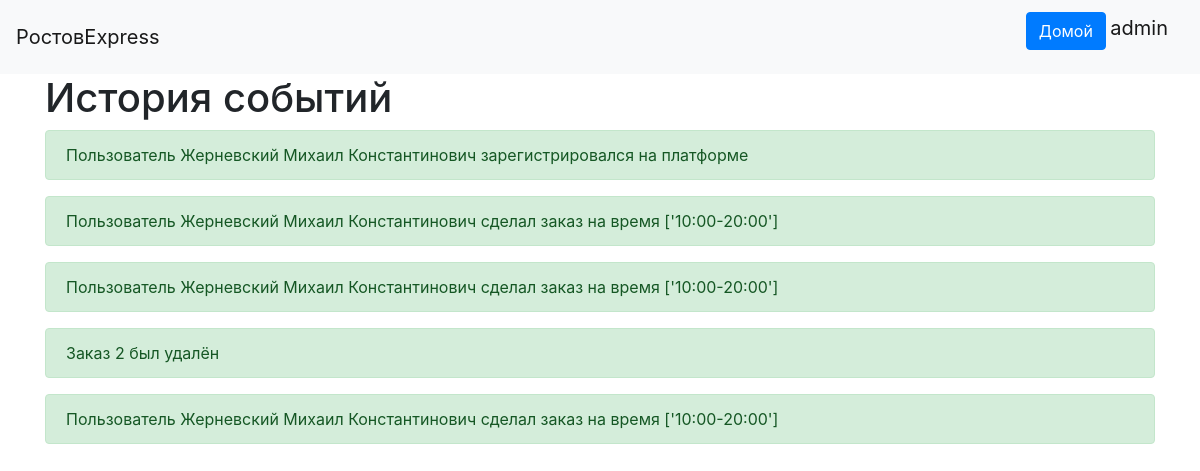
Page /history (signed in) on the earlier database version.
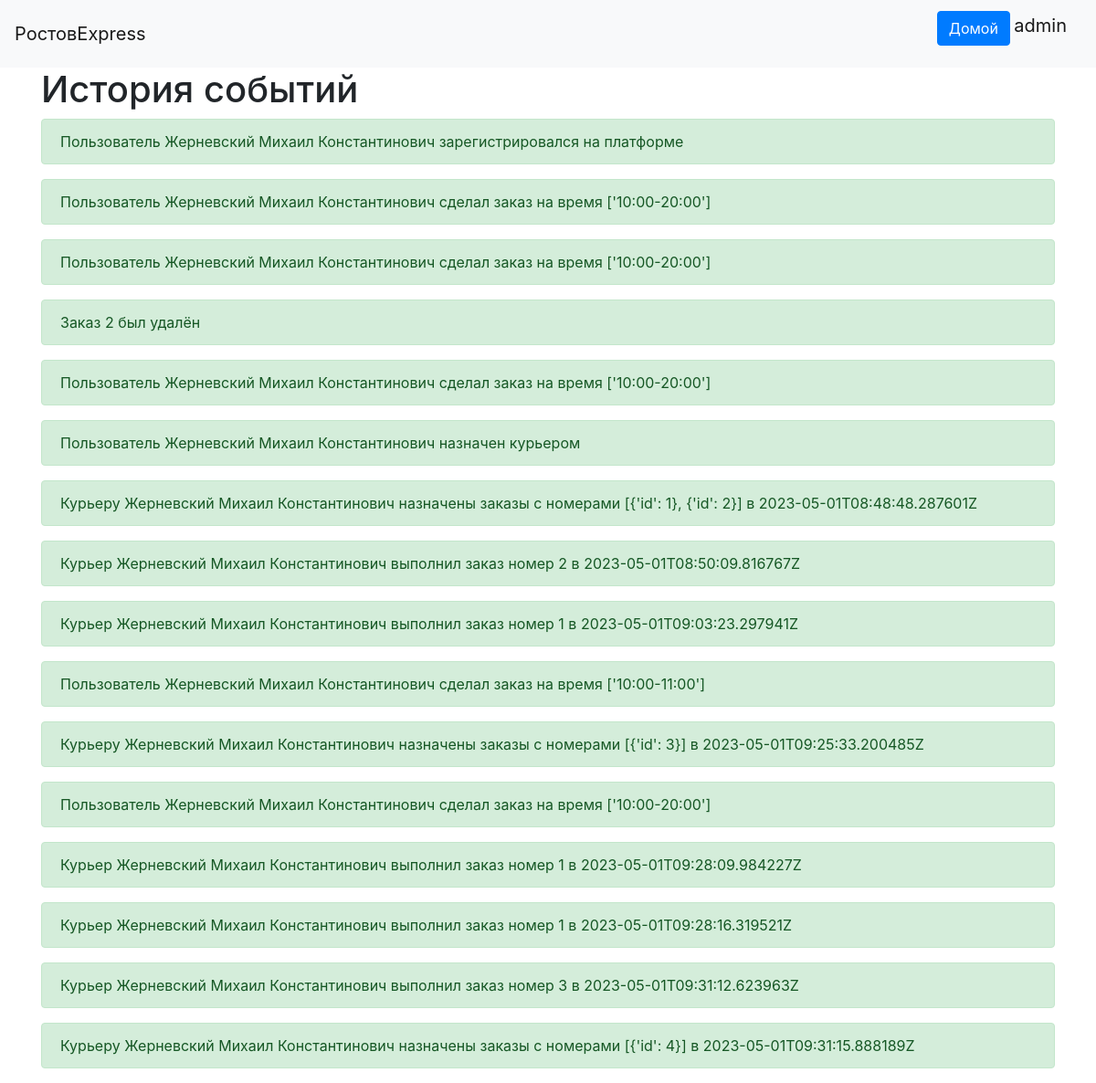
Same page on the later database version.
### data/users.py (models this page shows, shortened)
class User(SqlAlchemyBase, UserMixin):
    __tablename__ = 'users'
    id = sqlalchemy.Column(sqlalchemy.Integer,
                           primary_key=True, autoincrement=True)
    name = sqlalchemy.Column(sqlalchemy.String, nullable=True)
    about = sqlalchemy.Column(sqlalchemy.String, nullable=True)
    email = sqlalchemy.Column(sqlalchemy.String,
                              index=True, unique=True, nullable=True)
    phone_number = sqlalchemy.Column(sqlalchemy.String,
                              index=True, unique=True, nullable=True)
    hashed_password = sqlalchemy.Column(sqlalchemy.String, nullable=True)
    created_date = sqlalchemy.Column(sqlalchemy.DateTime,default=datetime.datetime.now)
    user_type = sqlalchemy.Column(sqlalchemy.Integer, nullable=True)
    c_id = sqlalchemy.Column(sqlalchemy.Integer, sqlalchemy.ForeignKey('couriers.id'), nullable=True)
    sqlalchemy.orm.relation('Courier')

### data/records.py (models this page shows)
class Record(SqlAlchemyBase):
    __tablename__ = 'records'
    id = sqlalchemy.Column(sqlalchemy.Integer, primary_key=True, autoincrement=True)
    event = sqlalchemy.Column(sqlalchemy.String, nullable=True)

### main.py (the view)
@app.route("/history", methods=["GET"])
@login_required
def view_history():
    if (current_user.user_type != 3):
        return redirect('/')
    db_sess = db_session.create_session()
    events = db_sess.query(Record).all()
    return render_template("history.html", items=events)

### data/db_session.py (called while the page is built)
def create_session() -> Session:
    global __factory
    return __factory()

### main.py (called while the page is built)
@login_manager.user_loader
def load_user(user_id):
    db_sess = db_session.create_session()
    return db_sess.query(User).get(user_id)

### templates/history.html
{% extends "base.html" %}
{% block content %}
<h1>История событий</h1>
{% for item in items %}
<div>
    <div class="alert alert-success">
        {{item.event}}
    </div>
</div>
{% endfor %}
{% endblock %}

### templates/base.html (shortened to what this page needs)
<!doctype html>
<html lang="en">
<head>
    <link rel="stylesheet"
          href="https://stackpath.bootstrapcdn.com/bootstrap/4.4.1/css/bootstrap.min.css"
>
</head>
<body>
<header>
    <nav class="navbar navbar-light bg-light">
        <a class="navbar-brand" href="#">РостовExpress</a>
        {% if current_user.is_authenticated %}
            <p>
                <a class="btn btn-primary " href="/">Домой</a>
                <a class="navbar-brand" href="/logout">{{ current_user.name }}</a>
            </p>
        {% else %}
            <p>
                <a class="btn btn-primary " href="/register">Зарегистрироваться</a>
                <a class="btn btn-success" href="/login">Войти</a>
            </p>
        {% endif %}
    </nav>
</header>
<main role="main" class="container">
    {% block content %}{% endblock %}
</main>
</body>
</html>

Differences in the rows shown:
added Record: event "Пользователь Жерневский Михаил Константинович назначен курьером"
added Record: event "Курьеру Жерневский Михаил Константинович назначены заказы с номерами [{'id': 1}, {'id': 2}] в 2023-05-01T08:48:48.287601Z"
added Record: event "Курьер Жерневский Михаил Константинович выполнил заказ номер 2 в 2023-05-01T08:50:09.816767Z"
added Record: event "Курьер Жерневский Михаил Константинович выполнил заказ номер 1 в 2023-05-01T09:03:23.297941Z"
added Record: event "Пользователь Жерневский Михаил Константинович сделал заказ на время ['10:00-11:00']"
added Record: event "Курьеру Жерневский Михаил Константинович назначены заказы с номерами [{'id': 3}] в 2023-05-01T09:25:33.200485Z"
added Record: event "Пользователь Жерневский Михаил Константинович сделал заказ на время ['10:00-20:00']"
added Record: event "Курьер Жерневский Михаил Константинович выполнил заказ номер 1 в 2023-05-01T09:28:09.984227Z"
added Record: event "Курьер Жерневский Михаил Константинович выполнил заказ номер 1 в 2023-05-01T09:28:16.319521Z"
added Record: event "Курьер Жерневский Михаил Константинович выполнил заказ номер 3 в 2023-05-01T09:31:12.623963Z"
added Record: event "Курьеру Жерневский Михаил Константинович назначены заказы с номерами [{'id': 4}] в 2023-05-01T09:31:15.888189Z"
